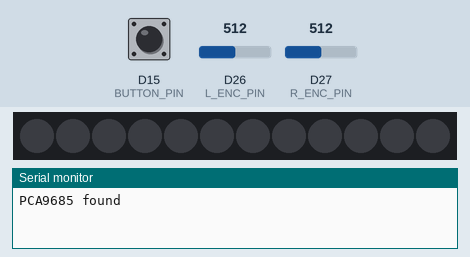
The sketch below on a simulated Arduino Due. Parts: 12 RGB LEDs in strip order, left to right, the last lines printed to the serial monitor. Wiring (inferred from the names in the program): PCA9685 PWM driver at I2C address 0x40. The test bench sets the inputs (shaded band); at power-on: D15 (BUTTON_PIN) LOW, D26 (L_ENC_PIN) = 512, D27 (R_ENC_PIN) = 512 (analog values on the 0–1023 scale).

Above: at 1.2 s.
1.3 s: D15 (BUTTON_PIN) pulled HIGH for 0.15 s
At 3.8 s:
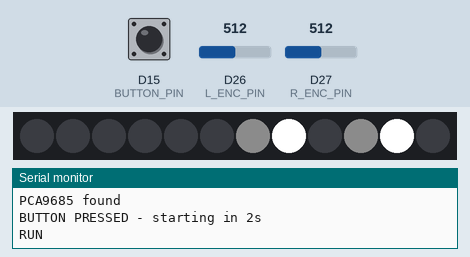
At 13.8 s:
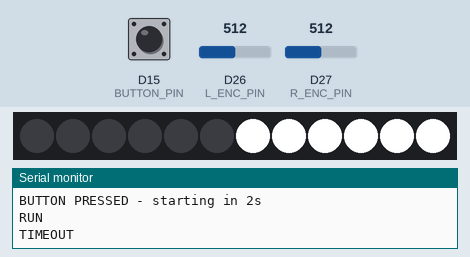
Timing chart, 0 to 14.8 s (numbered marks = the images above; inputs shaded):
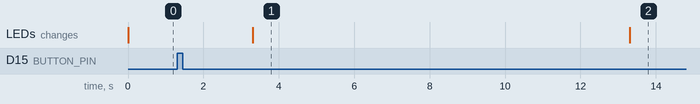

Measured:
- after the input at 1.3 s, the LEDs: change after 2.0 s (image 1)
- what the display in image 1 shows lasts 10.0 s, from 3.3 s to 13.3 s

The sketch:

Encoder_Test.ino
```cpp
// Pico 2 + Waveshare Pico-Motor-Driver (PCA9685 @ 0x40) + analog MT6701
// encoders Press start -> drive forward 6 inches (averaged encoder distance) ->
// brake.
#include <Wire.h>

// ===== SET THESE =====
const float WHEEL_DIAMETER_MM = 65.0; // <-- measure your wheel and change this
const float TARGET_MM = 152.4;        // 6 inches
const float POWER = 0.05;             // 5% duty
const bool ACTIVE_LOW = false; // false = button outputs HIGH when pressed

// Encoder ADC range (run with CALIBRATION_MODE = true, spin each wheel by hand)
const bool CALIBRATION_MODE = false;
const int L_ADC_MIN = 0, L_ADC_MAX = 4095;
const int R_ADC_MIN = 0, R_ADC_MAX = 4095;

// Flip to -1 if an encoder counts backward while driving forward
const int L_SIGN = 1;
const int R_SIGN =
    -1; // wheels are usually mirrored; flip if distance goes negative

const unsigned long TIMEOUT_MS = 10000; // safety stop
// =====================

const uint8_t PCA_ADDR = 0x40;
const int SDA_PIN = 20, SCL_PIN = 21;
const int BUTTON_PIN = 15;
const int L_ENC_PIN = 26, R_ENC_PIN = 27;

const uint8_t M1_PWM = 6, M1_IN1 = 7, M1_IN2 = 8;
const uint8_t M2_PWM = 9, M2_IN1 = 10, M2_IN2 = 11;

bool running = false;
bool lastPressed = false;
unsigned long lastChange = 0, startTime = 0;

float lPrev, rPrev;         // previous angle fraction 0..1
float lRevs = 0, rRevs = 0; // unwrapped revolutions

void pcaWrite(uint8_t reg, uint8_t val) {
  Wire.beginTransmission(PCA_ADDR);
  Wire.write(reg);
  Wire.write(val);
  Wire.endTransmission();
}

void setChannel(uint8_t ch, uint16_t on, uint16_t off) {
  Wire.beginTransmission(PCA_ADDR);
  Wire.write(0x06 + 4 * ch);
  Wire.write(on & 0xFF);
  Wire.write(on >> 8);
  Wire.write(off & 0xFF);
  Wire.write(off >> 8);
  Wire.endTransmission();
}

void setDuty(uint8_t ch, float duty) {
  if (duty <= 0)
    setChannel(ch, 0, 0x1000);
  else if (duty >= 1)
    setChannel(ch, 0x1000, 0);
  else
    setChannel(ch, 0, (uint16_t)(duty * 4095));
}

void setDigital(uint8_t ch, bool high) {
  if (high)
    setChannel(ch, 0x1000, 0);
  else
    setChannel(ch, 0, 0x1000);
}

void motorsRun() {
  setDigital(M1_IN1, true);
  setDigital(M1_IN2, false);
  setDigital(M2_IN1, true);
  setDigital(M2_IN2, false);
  setDuty(M1_PWM, POWER);
  setDuty(M2_PWM, POWER);
}

void motorsBrake() {
  setDigital(M1_IN1, true);
  setDigital(M1_IN2, true);
  setDigital(M2_IN1, true);
  setDigital(M2_IN2, true);
  setDuty(M1_PWM, 1.0);
  setDuty(M2_PWM, 1.0);
}

void motorsCoast() {
  setDuty(M1_PWM, 0);
  setDuty(M2_PWM, 0);
  setDigital(M1_IN1, false);
  setDigital(M1_IN2, false);
  setDigital(M2_IN1, false);
  setDigital(M2_IN2, false);
}

void pcaInit() {
  pcaWrite(0x00, 0x10);
  pcaWrite(0xFE, 5); // ~1 kHz
  pcaWrite(0x00, 0x20);
  delay(5);
  pcaWrite(0x01, 0x04);
}

bool readPressed() {
  bool level = digitalRead(BUTTON_PIN);
  return ACTIVE_LOW ? (level == LOW) : (level == HIGH);
}

int readAdcAvg(int pin) {
  long sum = 0;
  for (int i = 0; i < 8; i++)
    sum += analogRead(pin);
  return sum / 8;
}

float adcToFrac(int adc, int mn, int mx) {
  float f = (float)(adc - mn) / (float)(mx - mn);
  if (f < 0)
    f = 0;
  if (f > 1)
    f = 1;
  return f;
}

// Adds the change since last read, handling the wrap at 0/1
float updateRevs(float &prev, float now, int sign) {
  float d = now - prev;
  if (d > 0.5)
    d -= 1.0;
  if (d < -0.5)
    d += 1.0;
  prev = now;
  return d * sign;
}

void updateEncoders() {
  float l = adcToFrac(readAdcAvg(L_ENC_PIN), L_ADC_MIN, L_ADC_MAX);
  float r = adcToFrac(readAdcAvg(R_ENC_PIN), R_ADC_MIN, R_ADC_MAX);
  lRevs += updateRevs(lPrev, l, L_SIGN);
  rRevs += updateRevs(rPrev, r, R_SIGN);
}

float distanceMM() {
  float circ = 3.14159265 * WHEEL_DIAMETER_MM;
  return ((lRevs + rRevs) / 2.0) * circ;
}

void setup() {
  Serial.begin(115200);
  analogReadResolution(12);
  pinMode(BUTTON_PIN, ACTIVE_LOW ? INPUT_PULLUP : INPUT_PULLDOWN);

  Wire.setSDA(SDA_PIN);
  Wire.setSCL(SCL_PIN);
  Wire.begin();
  Wire.beginTransmission(PCA_ADDR);
  Serial.println(Wire.endTransmission() == 0 ? "PCA9685 found"
                                             : "PCA9685 NOT found");

  pcaInit();
  motorsCoast();

  lPrev = adcToFrac(readAdcAvg(L_ENC_PIN), L_ADC_MIN, L_ADC_MAX);
  rPrev = adcToFrac(readAdcAvg(R_ENC_PIN), R_ADC_MIN, R_ADC_MAX);

  lastPressed = readPressed();
  lastChange = millis();
}

void loop() {
  if (CALIBRATION_MODE) {
    Serial.print("L ADC: ");
    Serial.print(readAdcAvg(L_ENC_PIN));
    Serial.print("  R ADC: ");
    Serial.println(readAdcAvg(R_ENC_PIN));
    delay(100);
    return;
  }

  updateEncoders();

  // Button start
  bool pressed = readPressed();
  if (pressed != lastPressed && millis() - lastChange > 40) {
    lastChange = millis();
    lastPressed = pressed;
    if (pressed && !running) {
      Serial.println("BUTTON PRESSED - starting in 2s");
      delay(2000);
      lRevs = 0;
      rRevs = 0;
      startTime = millis();
      running = true;
      motorsRun();
      Serial.println("RUN");
    }
  }

  // Stop conditions
  if (running) {
    float d = distanceMM();
    if (d >= TARGET_MM) {
      motorsBrake();
      running = false;
      Serial.print("DONE at ");
      Serial.print(d);
      Serial.println(" mm");
    } else if (millis() - startTime > TIMEOUT_MS) {
      motorsBrake();
      running = false;
      Serial.println("TIMEOUT");
    }
  }
}
```
